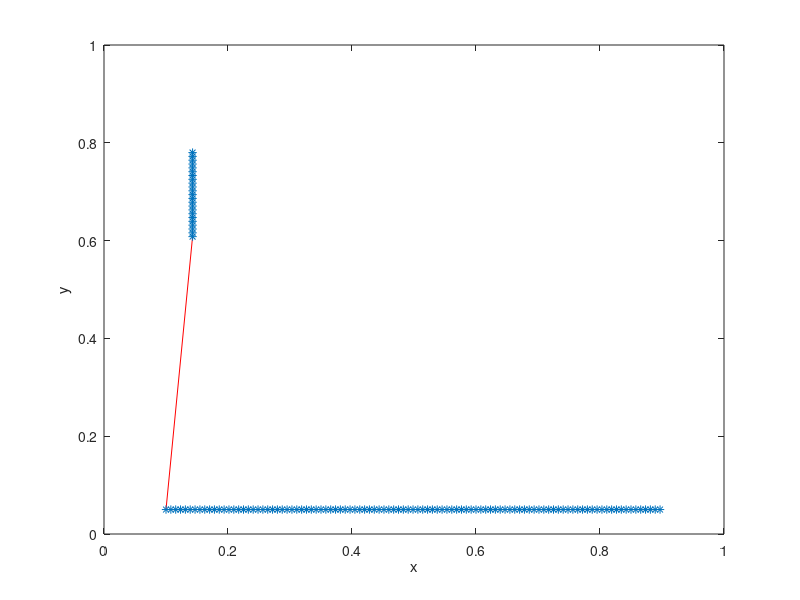

Write the MATLAB code that produced this figure.
%-------------------------------------------------------------------------------------------------------------------%
%
% IB2d is an Immersed Boundary Code (IB) for solving fully coupled non-linear 
% 	fluid-structure interaction models. This version of the code is based off of
%	Peskin's Immersed Boundary Method Paper in Acta Numerica, 2002.
%
% Author: Nicholas A. Battista
% Email:  nick.battista@unc.edu
% Date Created: May 27th, 2015
% Institution: UNC-CH
%
% This code is capable of creating Lagrangian Structures using:
% 	1. Springs
% 	2. Beams (*torsional springs)
% 	3. Target Points
%	4. Muscle-Model (combined Force-Length-Velocity model, "HIll+(Length-Tension)")
%
% One is able to update those Lagrangian Structure parameters, e.g., spring constants, resting %%	lengths, etc
% 
% There are a number of built in Examples, mostly used for teaching purposes. 
% 
% If you would like us %to add a specific muscle model, please let Nick (nick.battista@unc.edu) know.
%
%--------------------------------------------------------------------------------------------------------------------%

%%%%%%%%%%%%%%%%%%%%%%%%%%%%%%%%%%%%%%%%%%%%%%%%%%%%%%%%%%%%%%%%%%%%%%%%%%%%%%%%%%%%%%
%
% FUNCTION: creates the BABY_SPIDER-EXAMPLE geometry and prints associated input files
%
%%%%%%%%%%%%%%%%%%%%%%%%%%%%%%%%%%%%%%%%%%%%%%%%%%%%%%%%%%%%%%%%%%%%%%%%%%%%%%%%%%%%%%

function Baby_Spiders()

%
% Grid Parameters (MAKE SURE MATCHES IN input2d !!!)
%
Nx =  64;        % # of Eulerian Grid Pts. in x-Direction (MUST BE EVEN!!!)
Ny =  64;        % # of Eulerian Grid Pts. in y-Direction (MUST BE EVEN!!!)
Lx = 1.0;        % Length of Eulerian Grid in x-Direction
Ly = 1.0;        % Length of Eulerian Grid in y-Direction


% Immersed Structure Geometric / Dynamic Parameters %
Ls = 0.175;        % Length of baby-spider web
ds = Lx/(2*Nx);  % Lagrangian spacing, ds
struct_name = 'spider'; % Name for .vertex, .spring, etc files.


% Call function to construct geometry
[xLag,yLag,Ninfo] = give_Me_Immsersed_Boundary_Geometry(ds,Ny,Ly,Ls);


% Plot Geometry to test
plot(xLag,yLag,'r-'); hold on;
plot(xLag,yLag,'*'); hold on;
xlabel('x'); ylabel('y');
axis([0 Lx 0 Ly]);


% Print INFO to screen
fprintf('\n\n                   INFO TO CHECK INPUT FILES!\n\n');
fprintf('# of Lag. Pts in WEB: %d\n',Ninfo(1));
fprintf('# of Lag. Pts in FLOOR: %d\n',Ninfo(2));
fprintf('Total # of Lag. Pts: %d\n',Ninfo(1)+Ninfo(2));
fprintf('Index of MASSIVE Pt (last pt. of WEB): %d\n\n\n',Ninfo(1));


% Prints .vertex file!
print_Lagrangian_Vertices(xLag,yLag,struct_name);


% Prints .mass file!
k_Mass = 1e6;         % 'spring' stiffness parameter for tethering
Mass =   3.25;          % "MASS" value for 'MASSIVE' nodal movement
print_Lagrangian_Mass_Pts(xLag,k_Mass,Mass,struct_name,Ninfo);


% Prints .spring file!
k_Spring = 650;
print_Lagrangian_Springs(xLag,yLag,k_Spring,struct_name,Ninfo,ds);


% Prints .beam file!
k_Beam = 1.5e4; C = 0.0;
print_Lagrangian_Beams(xLag,yLag,k_Beam,C,struct_name,Ninfo);


% Prints .target file!
k_Target = 2.5e5;
print_Lagrangian_Target_Pts(xLag,k_Target,struct_name,Ninfo);



%%%%%%%%%%%%%%%%%%%%%%%%%%%%%%%%%%%%%%%%%%%%%%%%%%%%%%%%%%%%%%%%%%%%%%%%
%
% FUNCTION: prints VERTEX points to a file called spider.vertex
%
%%%%%%%%%%%%%%%%%%%%%%%%%%%%%%%%%%%%%%%%%%%%%%%%%%%%%%%%%%%%%%%%%%%%%%%%

function print_Lagrangian_Vertices(xLag,yLag,struct_name)

    N = length(xLag);

    vertex_fid = fopen([struct_name '.vertex'], 'w');

    fprintf(vertex_fid, '%d\n', N );

    %Loops over all Lagrangian Pts.
    for s = 1:N
        X_v = xLag(s);
        Y_v = yLag(s);
        fprintf(vertex_fid, '%1.16e %1.16e\n', X_v, Y_v);
    end

    fclose(vertex_fid); 
    
%%%%%%%%%%%%%%%%%%%%%%%%%%%%%%%%%%%%%%%%%%%%%%%%%%%%%%%%%%%%%%%%%%%%%%%%
%
% FUNCTION: prints MASS points to a file called spider.mass
%
%%%%%%%%%%%%%%%%%%%%%%%%%%%%%%%%%%%%%%%%%%%%%%%%%%%%%%%%%%%%%%%%%%%%%%%%  
    
function print_Lagrangian_Mass_Pts(xLag,kMass,Mass,struct_name,Ninfo)

    %LOOP OVER LAG PTS FOR MASS PTS IN LAGRANGIAN INDEXING

    N = 1;  % ONLY 1 MASS PT.!

    mass_fid = fopen([struct_name '.mass'], 'w');

    fprintf(mass_fid, '%d\n', N );

    % Single Mass Pt. (bottom point of web!)
    fprintf(mass_fid, '%d %1.16e %1.16e\n', Ninfo(1), kMass,Mass);
    
    fclose(mass_fid); 
       
    
%%%%%%%%%%%%%%%%%%%%%%%%%%%%%%%%%%%%%%%%%%%%%%%%%%%%%%%%%%%%%%%%%%%%%%%%
%
% FUNCTION: prints Vertex points to a file called spider.vertex
%
%%%%%%%%%%%%%%%%%%%%%%%%%%%%%%%%%%%%%%%%%%%%%%%%%%%%%%%%%%%%%%%%%%%%%%%%

function print_Lagrangian_Target_Pts(xLag,k_Target,struct_name,Ninfo)

    N = Ninfo(2);   % # of Lag. Pts on FLOOR!
    Ns= Ninfo(1)+1; % Starting Lag. Pt. INDEX for FLOOR
    
    target_fid = fopen([struct_name '.target'], 'w');

    fprintf(target_fid, '%d\n', N );

    %Loops over Lag. Pts on FLOOR ONLY
    for s = Ns:Ns+(N-1)
        fprintf(target_fid, '%d %1.16e\n', s, k_Target);
    end

    fclose(target_fid); 
    
    
%%%%%%%%%%%%%%%%%%%%%%%%%%%%%%%%%%%%%%%%%%%%%%%%%%%%%%%%%%%%%%%%%%%%%%%%%%%%%%%%%%%%%
%
% FUNCTION: prints BEAM (Torsional Spring) points to a file called spider.beam
%
%%%%%%%%%%%%%%%%%%%%%%%%%%%%%%%%%%%%%%%%%%%%%%%%%%%%%%%%%%%%%%%%%%%%%%%%%%%%%%%%%%%%%

function print_Lagrangian_Beams(xLag,yLag,k_Beam,C,struct_name,Ninfo)

    % k_Beam: beam stiffness
    % C: beam curvature
    
    N = Ninfo(1)-2; % NOTE: Total # of beams = % of Lag Pts. on WEB - 2

    beam_fid = fopen([struct_name '.beam'], 'w');

    fprintf(beam_fid, '%d\n', N );

    %BEAMS BETWEEN VERTICES
    for s = 2:N-1
        fprintf(beam_fid, '%d %d %d %1.16e %1.16e\n',s-1, s, s+1, k_Beam, C);  
    end
    fclose(beam_fid); 


%%%%%%%%%%%%%%%%%%%%%%%%%%%%%%%%%%%%%%%%%%%%%%%%%%%%%%%%%%%%%%%%%%%%%%%%
%
% FUNCTION: prints SPRING points to a file called spider.spring
%
%%%%%%%%%%%%%%%%%%%%%%%%%%%%%%%%%%%%%%%%%%%%%%%%%%%%%%%%%%%%%%%%%%%%%%%%

function print_Lagrangian_Springs(xLag,yLag,k_Spring,struct_name,Ninfo,ds)

    N = Ninfo(1)-1;  % # of springs (just on 'web' of geometry)

    spring_fid = fopen([struct_name '.spring'], 'w');

    fprintf(spring_fid, '%d\n', N );

    %spring_force = kappa_spring*ds/(ds^2);

    %SPRINGS BETWEEN VERTICES ON WEBBING ONLY
    for s = 1:N
        fprintf(spring_fid, '%d %d %1.16e %1.16e\n', s, s+1, k_Spring, ds);  
    end
    fclose(spring_fid); 
    
    

%%%%%%%%%%%%%%%%%%%%%%%%%%%%%%%%%%%%%%%%%%%%%%%%%%%%%%%%%%%%%%%%%%%%%%%%
%
% FUNCTION: creates the Lagrangian structure geometry
%
%%%%%%%%%%%%%%%%%%%%%%%%%%%%%%%%%%%%%%%%%%%%%%%%%%%%%%%%%%%%%%%%%%%%%%%%

function [xLag,yLag,Ninfo] = give_Me_Immsersed_Boundary_Geometry(ds,Ny,Ly,Ls)

% ASSUMES Nx=Ny %

%
% Create Spider Web Geometry (springs, beams, and 1-mass pt)
%
yS =   0.78*Ly;                       % Highest Point of Web
yWeb = yS:-ds:yS-Ls;                  % yPts of web
Nweb = length(yWeb);                  % # of Lag. Pts in Web
xWeb = (Ly/7)*ones(1,Nweb);           % xPts of web

%
% Create Floor (for target pts)
% 
frac = 0.2;                                       % Fraction of bottom of domain, 'not floored'
frac2 = 0.05;                                     % Fraction of height of domain for floor to be placed
xFloor = (frac/2)*Ly:ds:Ly*( 1.0 - (frac/2) );    % xPts of floor
Nfloor = length(xFloor);                          % # of Lag. Pts in Floor
yFloor = frac2*Ly*ones(1,Nfloor);                 % yPts of floor


xLag = [xWeb xFloor];             %Vector of all x-Lag. Pts.
yLag = [yWeb yFloor];             %Vector of all y-Lag. Pts.
Ninfo= [Nweb Nfloor Nweb+Nfloor]; %Vector of # of Lag. Pts for each part of geometry

